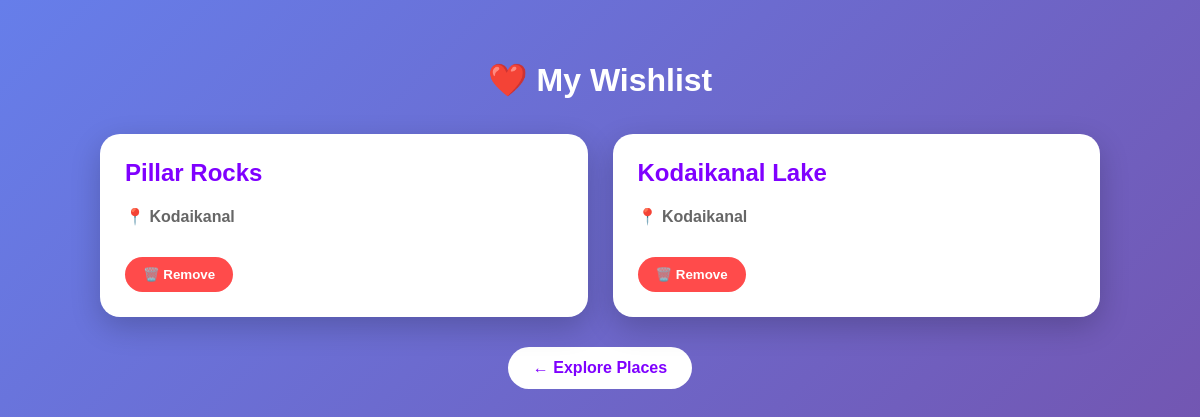
The page /accounts/wishlist/ (signed in) on the database its author committed.
### accounts/models.py (models this page shows, shortened)
class Wishlist(models.Model):
    user = models.ForeignKey(
        User,
        on_delete=models.CASCADE
    )
    destination = models.CharField(
        max_length=100
    )
    place_name = models.CharField(
        max_length=150
    )

### accounts/views.py (the view)
def wishlist(request):
    if not request.user.is_authenticated:
        return redirect("login")
    items = Wishlist.objects.filter(
        user=request.user
    ).order_by("-id")
    return render(
        request,
        "accounts/wishlist.html",
        {
            "wishlist_items": items
        }
    )

### accounts/templates/accounts/wishlist.html (shortened to what this page needs)
<!DOCTYPE html>
<html>
<head>
</head>
<body>
<div class="container">
    <h1>❤️ My Wishlist</h1>
    {% if wishlist_items %}
        <div class="wishlist-grid">
            {% for item in wishlist_items %}
                <div class="card">
                    <h2>
                        {{ item.place_name }}
                    </h2>
                    <p class="destination">
                        📍 {{ item.destination }}
                    </p>
               <form
    method="POST"
    action="{% url 'wishlist_remove' item.id %}"
>
    <button
        type="submit"
        style="
            margin-top: 15px;
            padding: 10px 18px;
            border: none;
            border-radius: 25px;
            background: #ff4b4b;
            color: white;
            font-weight: bold;
            cursor: pointer;
        "
    >
        🗑️ Remove
    </button>
</form>
                </div>
            {% endfor %}
        </div>
    {% endif %}
    <a href="{% url 'places_to_visit' %}" class="back">
        ← Explore Places
    </a>
</div>
</body>
</html>

### accounts/templates/accounts/wishlist.html (style rules this page uses)
body { margin: 0; font-family: Arial, sans-serif; background: linear-gradient(135deg, #667eea, #764ba2); min-height: 100vh; padding: 40px; }
.container { max-width: 1000px; margin: auto; }
h1 { text-align: center; color: white; margin-bottom: 35px; }
.wishlist-grid { display: grid; grid-template-columns: repeat( auto-fit, minmax(200px, 1fr) ); gap: 25px; }
.card { background: white; border-radius: 20px; padding: 25px; box-shadow: 0 10px 30px rgba(0,0,0,0.2); }
.card h2 { margin-top: 0; color: #7f00ff; }
.destination { color: #666; font-weight: bold; }
.back { display: block; width: fit-content; margin: 30px auto 0; padding: 12px 25px; border-radius: 30px; background: white; color: #7f00ff; text-decoration: none; font-weight: bold; }

### rows shown on the page
Wishlist: place_name "Pillar Rocks", destination "Kodaikanal"
Wishlist: place_name "Kodaikanal Lake", destination "Kodaikanal"
